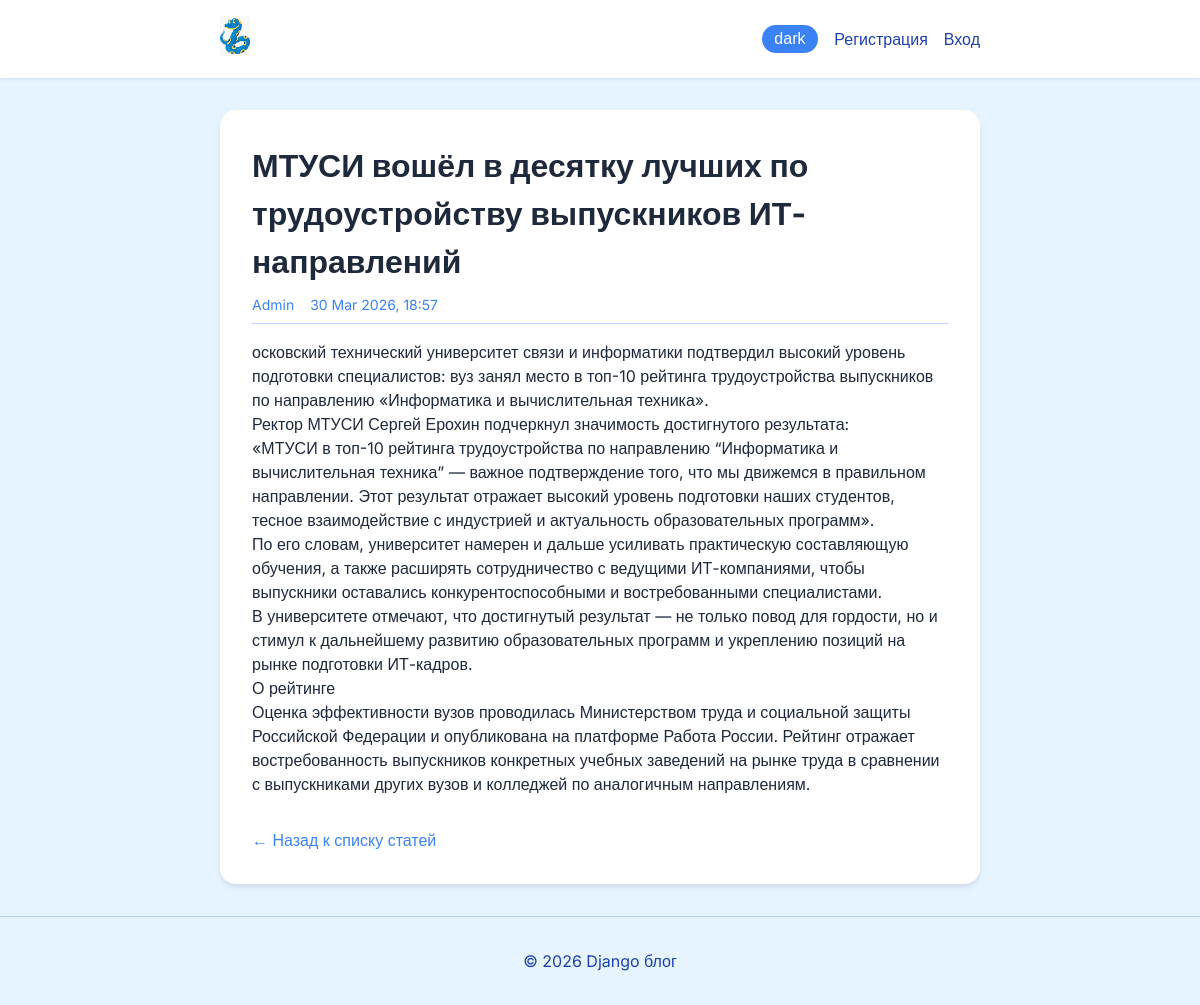
The page /article/20/ on the database its author committed.
### articles/models.py (models this page shows, shortened)
class Article(models.Model):
    title = models.CharField(max_length=200)
    author = models.ForeignKey(
        settings.AUTH_USER_MODEL,
        on_delete=models.CASCADE,          # обязательно указывать
        related_name="articles",           # полезно для обратных запросов
    )
    text = models.TextField()
    created_date = models.DateTimeField(   # лучшеQ DateTimeField
        auto_now_add=True,
        db_index=True,                     # ускорит сортировку/фильтрацию
    )
    class Meta:
        ordering = ["-created_date"]       # новые статьи сверху
        verbose_name = "статья"
        verbose_name_plural = "статьи"

### articles/views.py (the view)
# urls.py: path('article/<int:article_id>/', views.get_article, name='get_article'),
def get_article(request, article_id):
    post = get_object_or_404(Article, id=article_id)
    return render(request, 'article.html', {'post': post})

### articles/templates/article.html (shortened to what this page needs)
{% load static %}
<!DOCTYPE html>
<html lang="ru">
<head>
</head>
<body>
    <header class="header">
        <div class="container">
            <div class="header-content">
                <div class="logo">
                    <a href="/">
                        <img src="{% static 'img/logo.png' %}" alt="Логотип">
                    </a>
                </div>
                <div class="auth-links">
                    <button class="theme-toggle" id="theme-toggle"></button>
                    {% if user.is_authenticated %}
                        <span>Hello, {{ user.username }}!</span>
                        {% if user.is_superuser %}
                            <a href="/admin/" class="admin-link">ЛК</a>
                        {% endif %}
                        <a href="/article/new/" class="new-post-link">Новая статья</a>
                        <a href="/logout/">Выход</a>
                    {% else %}
                        <a href="/register/">Регистрация</a>
                        <a href="/login/">Вход</a>
                    {% endif %}
                </div>
            </div>
        </div>
    </header>
    <main class="main">
        <div class="container">
            <article class="post-full">
                <h1>{{ post.title }}</h1>
                <div class="post-meta">
                    <span class="post-author">{{ post.author.username }}</span>
                    <span class="post-date">{{ post.created_date|date:"d M Y, H:i" }}</span>
                </div>
                <div class="post-content">
                    {{ post.text|linebreaks }}
                </div>
                <a href="/" class="back-link">← Назад к списку статей</a>
            </article>
        </div>
    </main>
    <footer class="footer">
        <div class="container">
            <p>&copy; {% now "Y" %} Django блог</p>
        </div>
    </footer>
</body>
</html>

### articles/templates/article.html (style rules this page uses)
:root { --bg-body: #e6f4ff; --bg-header: white; --header-text: #1e40af; --card-bg: white; --card-text: #1e293b; --meta-color: #3b82f6; --border-color: #b9d4ff; --button-bg: #3b82f6; --button-hover: #2563eb; --button-text: white; --pagination-bg: white; --pagination-text: #1e40af; --footer-text: #1e40af; }
* { margin: 0; padding: 0; box-sizing: border-box; }
body { background: var(--bg-body); font-family: 'Inter', sans-serif; line-height: 1.5; transition: background 0.3s; }
.container { max-width: 800px; margin: 0 auto; padding: 0 20px; }
.header { background: var(--bg-header); padding: 1rem 0; box-shadow: 0 1px 3px rgba(0,0,0,0.1); margin-bottom: 2rem; }
.header-content { display: flex; justify-content: space-between; align-items: center; }
.logo img { height: 40px; width: auto; transition: all 0.3s ease; }
.auth-links { display: flex; align-items: center; gap: 1rem; }
.auth-links a { text-decoration: none; color: var(--header-text); }
.theme-toggle { background: var(--button-bg); border: none; border-radius: 2rem; padding: 0.3rem 0.8rem; cursor: pointer; color: var(--button-text); font-size: 1rem; }
.post-full { background: var(--card-bg); border-radius: 1rem; padding: 2rem; margin-bottom: 2rem; box-shadow: 0 4px 6px -1px rgba(0,0,0,0.1); color: var(--card-text); }
.post-full h1 { font-size: 2rem; margin-bottom: 0.5rem; }
.post-meta { display: flex; gap: 1rem; font-size: 0.875rem; color: var(--meta-color); border-bottom: 1px solid var(--border-color); padding-bottom: 0.5rem; margin-bottom: 1rem; }
.post-content { margin: 1rem 0; }
.back-link { display: inline-block; margin-top: 1rem; color: var(--button-bg); text-decoration: none; }
.footer { text-align: center; padding: 2rem 0; color: var(--footer-text); border-top: 1px solid var(--border-color); margin-top: 2rem; }

### rows shown on the page
Article: title "МТУСИ вошёл в десятку лучших по трудоустройству выпускников ИТ-направлений", author.username "Admin", created_date "30 Mar 2026, 18:57", text "осковский технический университет связи и информатики подтвердил высокий уровень подготовки специалистов: вуз занял место в топ-10 рейтинга трудоустройства выпускников по направлению «Информатика и вычислительная техника». Ректор МТУСИ Сергей Ерохин подчеркнул значимость достигнутого результата: «МТУСИ в топ-10 рейтинга трудоустройства по направлению “Информатика и вычислительная техника” — важное подтверждение того, что мы движемся в правильном направлении. Этот результат отражает высокий уровень подготовки наших студентов, тесное взаимодействие с индустрией и актуальность образовательных программ». По его словам, университет намерен и дальше усиливать практическую составляющую обучения, а…"
